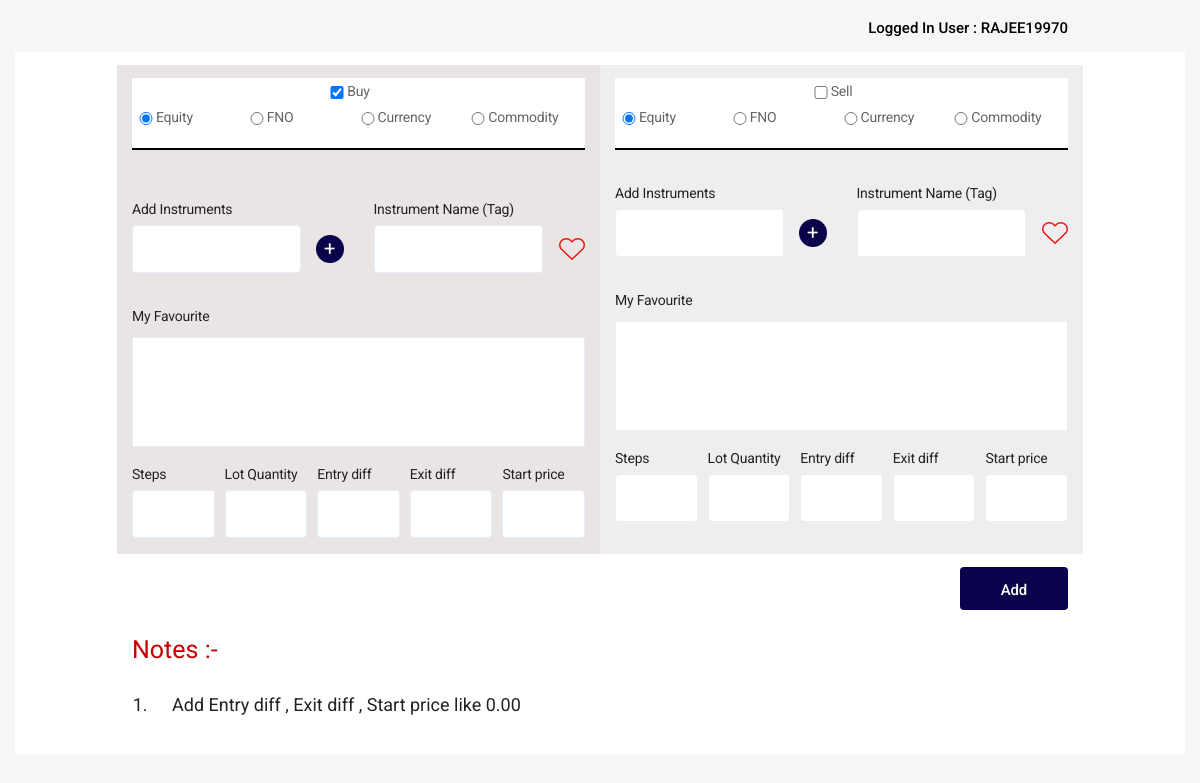
Before: /share/addNewScalping (signed in) with the older database file.
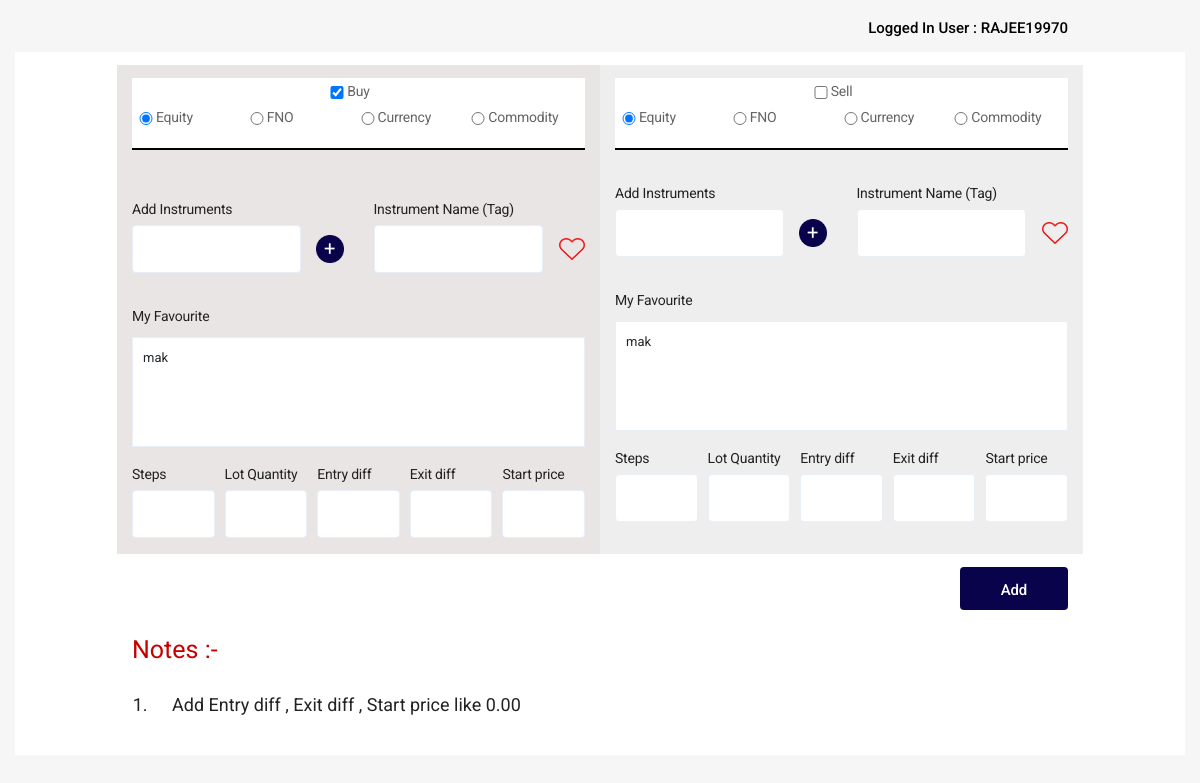
After: the same page with the newer database file.
### share/models.py (models this page shows)
class Favourite(models.Model):
    instrumentToken = models.CharField(max_length=200)
    instrumentTag = models.CharField(max_length=200 , default='')

### share/views.py (the view)
# urls.py: path('addNewScalping',views.addNewScalping),
def addNewScalping(request):
    var = request.session['user_id'];
    loggedInUser = request.session['user_id'];
    UserData = User.objects.get(id=loggedInUser)
    fav = Favourite.objects.all()
    context = {"addnew": "addnew","fav":fav,"loggedInUser":UserData.user_id}
    return render(request, 'share/addNewScalping.html', context)

### share/templates/share/addNewScalping.html (shortened to what the changed rows need)
{% load static %}
<html xmlns="http://www.w3.org/1999/xhtml">
<head>
<link rel="stylesheet" href="https://maxcdn.bootstrapcdn.com/bootstrap/4.0.0/css/bootstrap.min.css">
<link href=" {% static '/css/style.css' %} " rel="stylesheet" type="text/css" defer="">
</head>
<body>
<div class="scarlping-section" style="padding-top: 19px;">
	<div class="container">
    <div class="scarlping_inner">
      <div class="scarlping_form" style="padding: 0px;     box-shadow: none;">
          <div class="row">
            <div class="col-sm-6 col-md-6" style="background: #eae5e5;">
            <div class="row">
              <div class="col-sm-12">
                <div class="row" >
              <div class="col-sm-12">
                <label style="margin-bottom: 10px;">
                  My Favourite
              </label>
                <ul style="        height: 110px;
                overflow: hidden;
                overflow-y: scroll;
                margin-left: auto;
                text-align: left;
                padding: 10px;
                border: 1px solid;
                border-color: #E8EFF9; background: #fff;">
                  {% for item in fav %}
                  <li onclick="setBuyInstrument('{{item.instrumentToken}}','{{item.instrumentTag}}');">{{ item.instrumentTag }}</li>
                  {% endfor %}
              </ul>
            </div>
            </div>
              </div>
            </div>
            </div>
            <div class="col-sm-6 col-md-6" style="background: #eee;">
            <div class="row">
              <div class="col-sm-12">
                <div class="row" style="">
              <div class="col-sm-12">
                <label style="margin-bottom: 10px;">
                  My Favourite
              </label>
                <ul style="        height: 110px;
                overflow: hidden;
                overflow-y: scroll;
                margin-left: auto;
                text-align: left;
                padding: 10px;
                border: 1px solid;
                border-color: #E8EFF9; background: #fff;">
                  {% for item in fav %}
                  <li onclick="setSellInstrument('{{item.instrumentToken}}','{{item.instrumentTag}}');">{{ item.instrumentTag }}</li>
                  {% endfor %}
              </ul>
            </div>
            </div>
              </div>
            </div>
            </div>
          </div>
      </div>
    </div>
  </div>
</div>
</body>
</html>

Changed rows visible on the page:
added Favourite: instrumentTag "mak"
